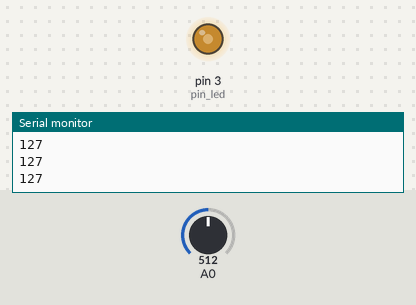
The sketch below on a simulated Arduino Uno, built with avr-gcc and run on an emulated ATmega328P. On the bench: output pins drawn as LEDs (lit = HIGH), the last lines printed to the serial monitor. The inputs (shaded band) are chosen by the test bench; at power-on: A0 = 512.

Above: at 1.2 s.
1.3 s: A0 set to 716
At 2.5 s:
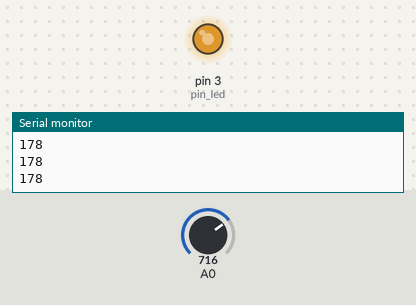
2.8 s: A0 set to 900
At 3.9 s:
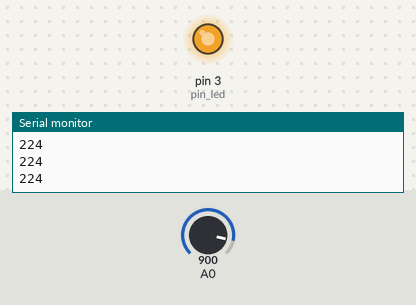
4.3 s: A0 set to 122
At 5.0 s:
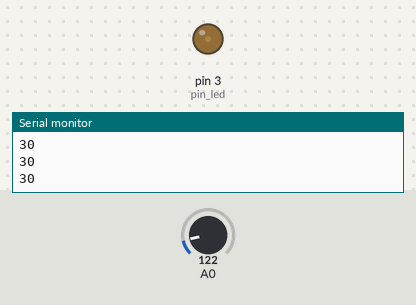
5.8 s: A0 set to 0
At 6.1 s:
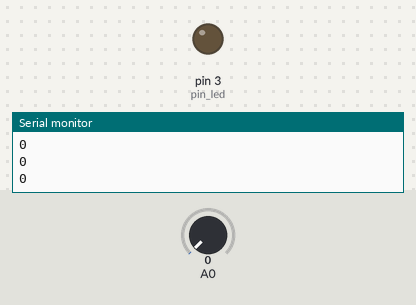
7.3 s: A0 set to 511
At 8.4 s:
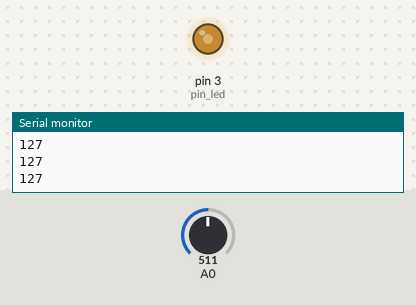
Timing chart, 0 to 9.8 s (numbered marks = the images above; inputs shaded):
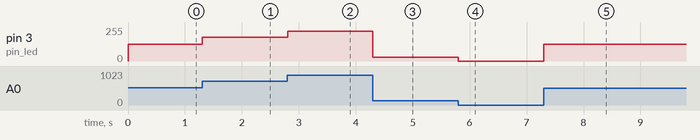

Measured:
- after the input at 1.3 s, pin 3 (pin_led): 127/255 → 178/255 at once
- after the input at 2.8 s, pin 3 (pin_led): 178/255 → 224/255 at once
- after the input at 4.3 s, pin 3 (pin_led): 224/255 → 30/255 at once
- after the input at 5.8 s, pin 3 (pin_led): 30/255 → 0/255 at once
- after the input at 7.3 s, pin 3 (pin_led): 0/255 → 127/255 at once

The sketch:

led_comPotenciometro.ino
```cpp
int pin_led=3;
void setup() {
    pinMode(pin_led,OUTPUT);
    Serial.begin(9600);
}

void loop() {
  int valor_A0,intensidade_led;
  valor_A0 = analogRead(A0);
  intensidade_led = valor_A0/4.0118;
  analogWrite(pin_led, intensidade_led);
  Serial.println(intensidade_led);
}
```
